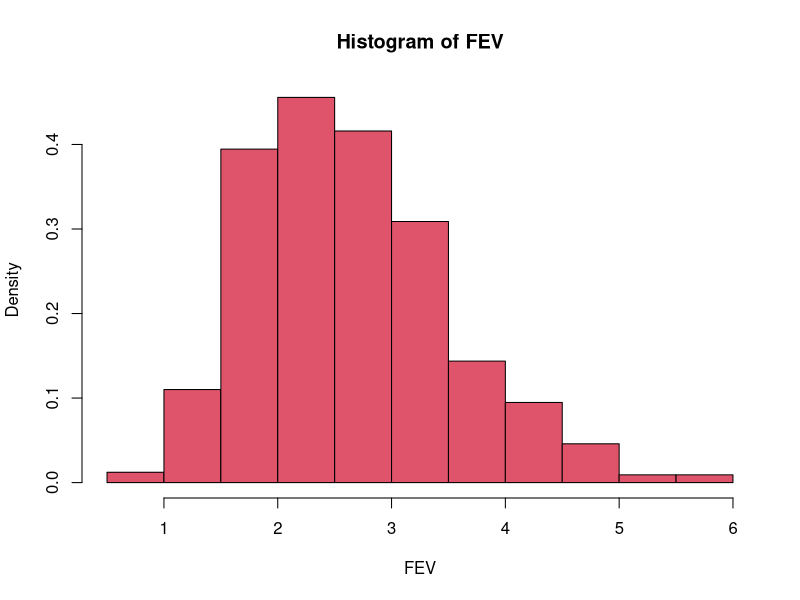
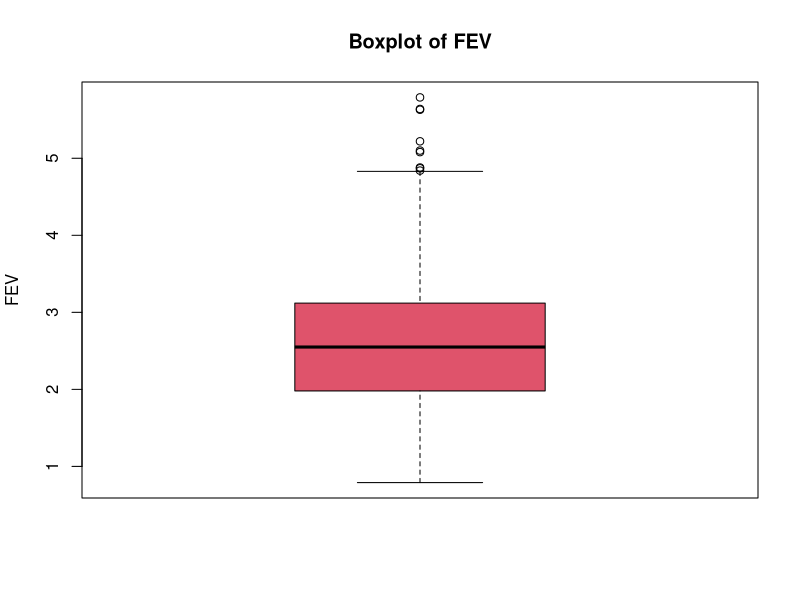
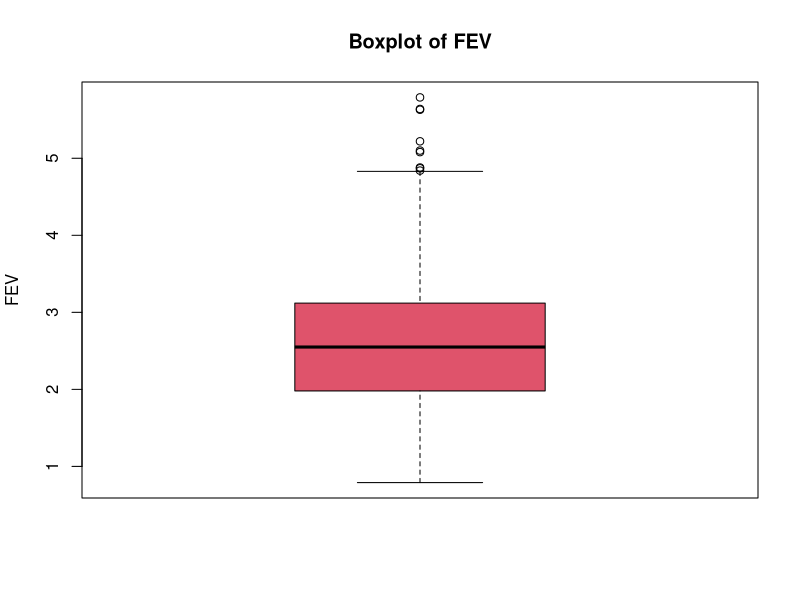
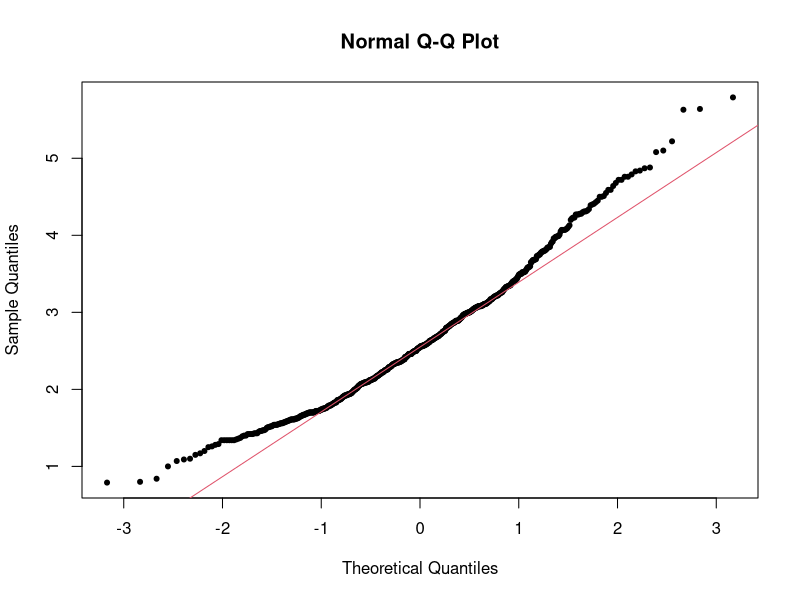
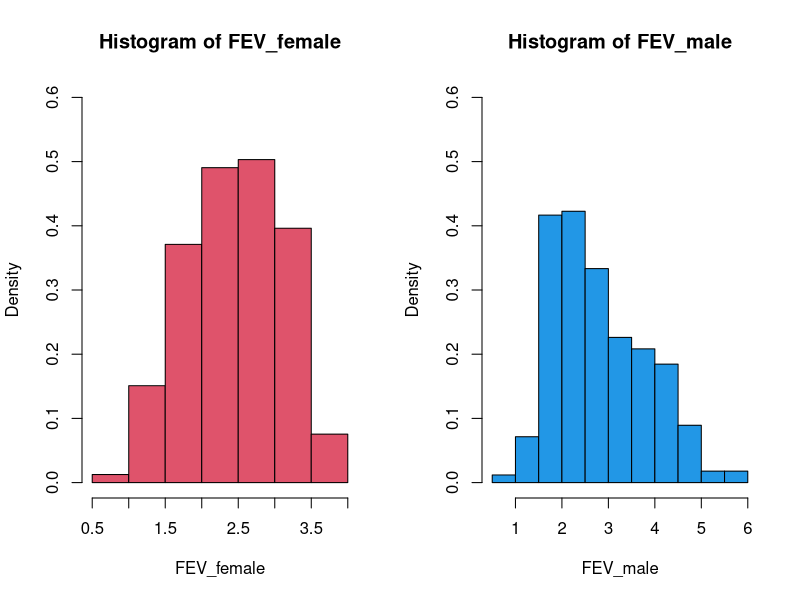
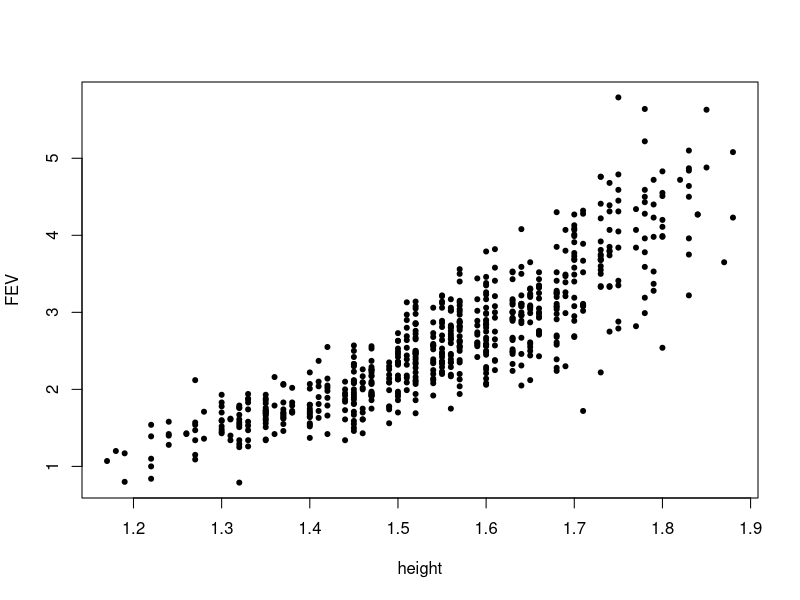
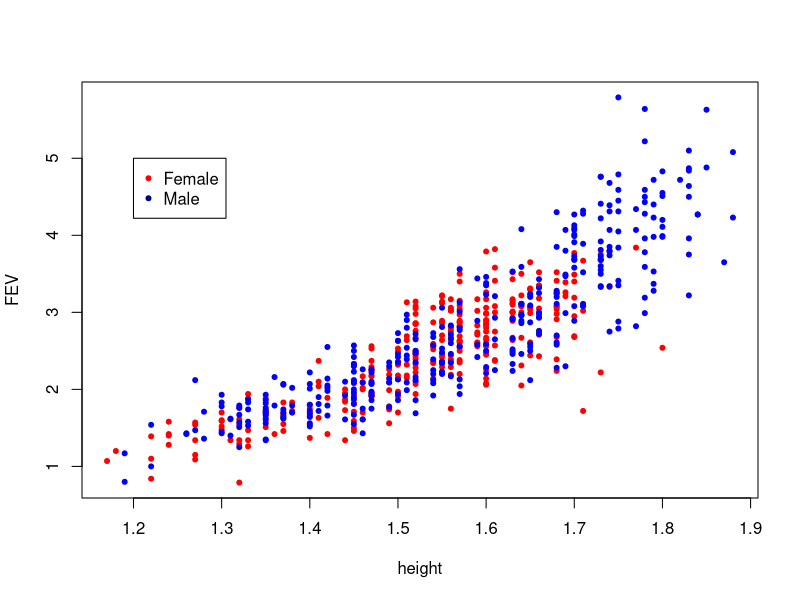

These charts were generated, in order, by the following R code:
# setwd("C:\\Users\\Keck\\Documents\\GitHub\\devcontainers-rstudio\\NUS Stuff\\DSA1101\\Data")
setwd("C:\\Users\\five8\\Documents\\GitHub\\devcontainers-rstudio\\NUS Stuff\\DSA1101\\Data")
fev <- read.csv("FEV.csv")
attach(fev)

hist(FEV, col = 10, freq= FALSE) # freq = count or ratio

boxplot(FEV, col = 10,
        ylab="FEV", main = "Boxplot of FEV") #col <- color

out <- boxplot(FEV, col = 10,
               ylab="FEV", main = "Boxplot of FEV")$out

outliers_index <- which(FEV %in% c(out))
length(c(out))
fev[outliers_index,]

qqnorm(FEV, pch = 20)
qqline(FEV, col = 10) 
# Right tail is longer than left

fev$Sex <- factor(Sex, levels = c(0,1))

FEV_female <- FEV[Sex==0] # / FEV[which(Sex==0)]
FEV_male <- FEV[Sex==1]

opar <- par(mfrow=c(1,2))
hist(FEV_female, col = 10, freq=FALSE, ylim = c(0.0, 0.60))
hist(FEV_male, col = 12, freq=FALSE, ylim = c(0.0, 0.60))
par(opar)

summary(FEV_female)
IQR(FEV_female)
var(FEV_female)
summary(FEV_male)
IQR(FEV_male)
var(FEV_male)


plot(height, FEV, pch=20)

female_height <- height[Sex==0]
male_height <- height[Sex==1]

plot(height, FEV, type="n")

points(FEV_female ~ female_height, col='red', pch = 20)
points(FEV_male ~ male_height, col='blue', pch = 20)
legend(x=1.2, y=5, legend = c("Female", "Male"),
       col = c("red","darkblue"), pch=c(20,20))

cor(height, FEV)


fibo <- function(n) {
  a = 0
  b = 1
  for (i in 2:n) {
    temp = a + b
    a = b
    b = temp
  }
  return(b)
}

terms <- c(seq(1:45))
fibo_terms <- lapply(terms, fibo)

print(fibo(40))

n = 1
while (fibo(n) < 5000000) {
  n <- n + 1
}
n; fibo(34)
